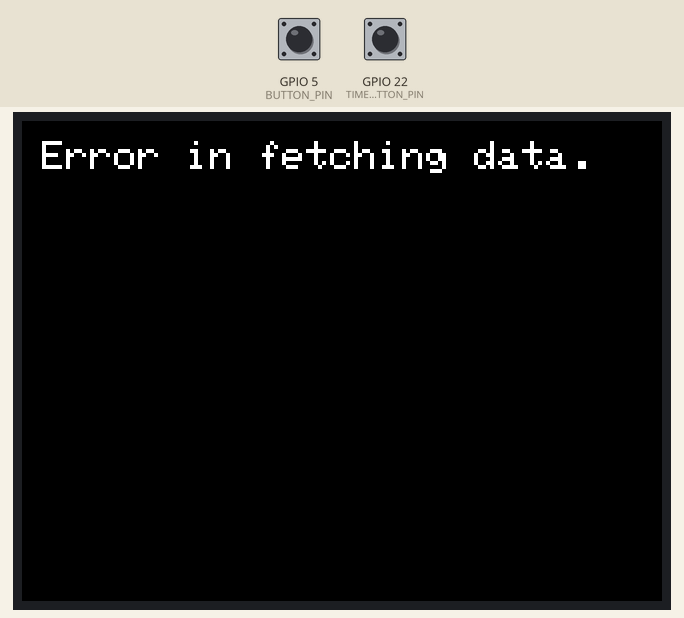
This sketch was run on a simulated ESP32. Parts: 320×240 colour display. The inputs (shaded band) are chosen by the test bench; at power-on: GPIO 22 (TIMER_BUTTON_PIN) HIGH, GPIO 5 (BUTTON_PIN) HIGH. WiFi joins after 1.5 s; servers stay silent unless stated; random numbers use the default seed unless the sketch sets one; what the sketch prints to the serial monitor is not drawn.

Above: at 3.7 s.
3.8 s: GPIO 22 (TIMER_BUTTON_PIN) pulled LOW for 0.15 s
At 6.7 s:
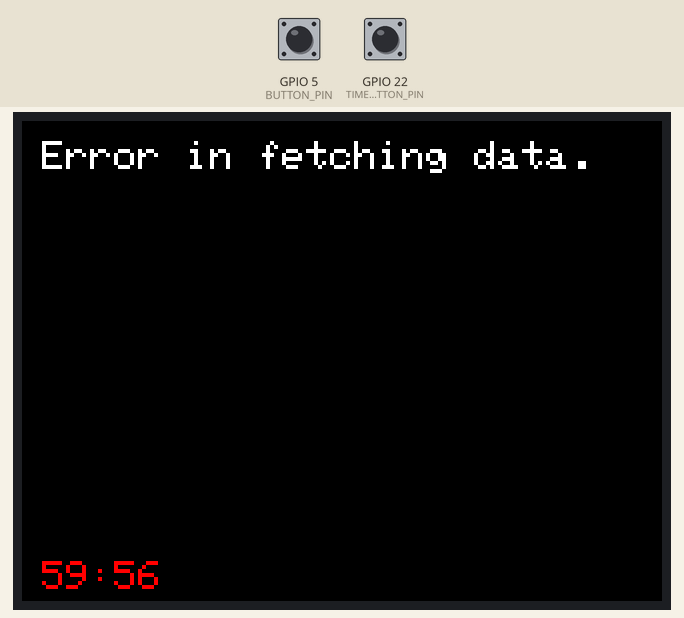
6.9 s: GPIO 5 (BUTTON_PIN) pulled LOW for 3.2 s
At 8.1 s:
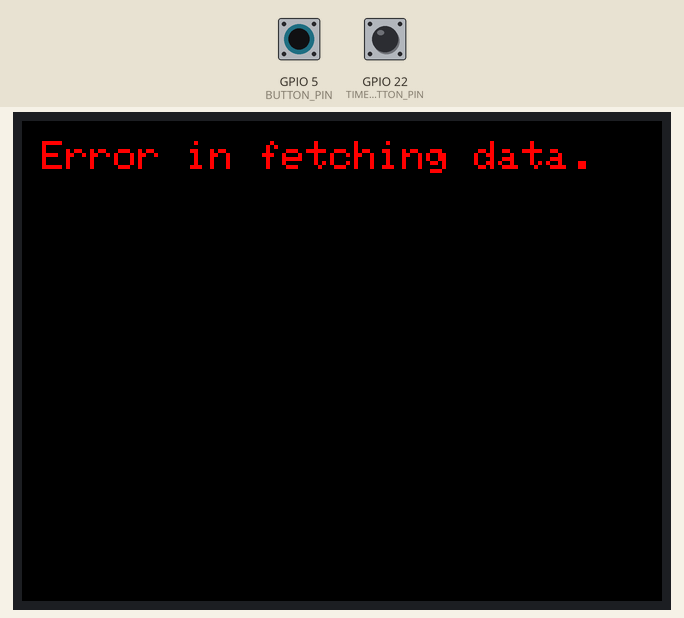
13.1 s: GPIO 22 (TIMER_BUTTON_PIN) pulled LOW for 1 s
At 15.1 s:
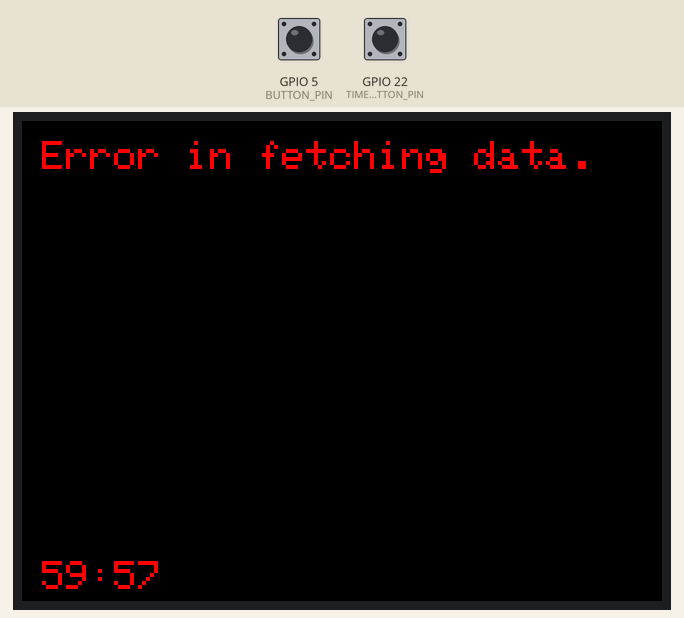
16.8 s: GPIO 5 (BUTTON_PIN) pulsed LOW 2 times (0.12 s each, 0.3 s apart)
At 18.1 s:
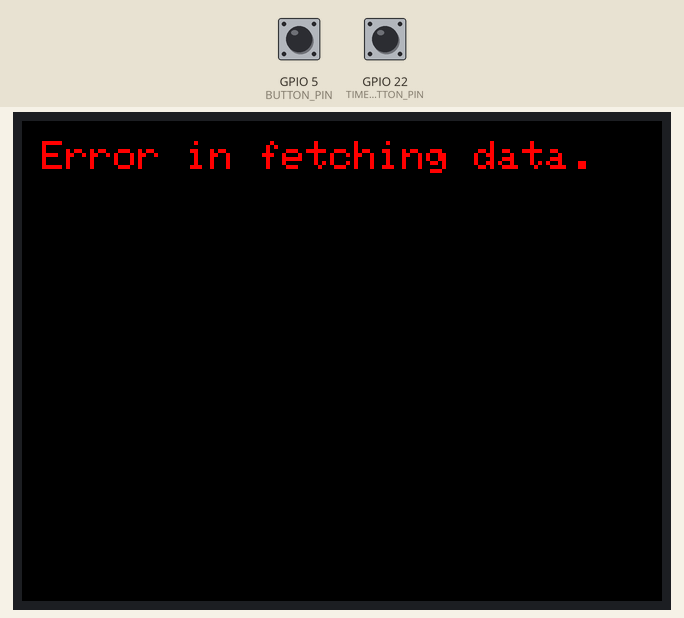
20.4 s: GPIO 5 (BUTTON_PIN) pulled LOW for 0.15 s
Timing chart, 0 to 23.4 s (numbered marks = the images above; inputs shaded):
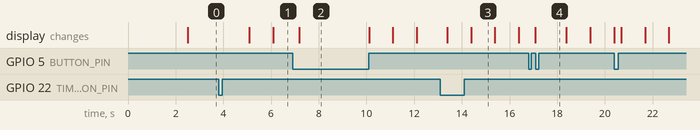

The sketch:

sketch.ino
```cpp
#include <Adafruit_GFX.h>
#include <Adafruit_ILI9341.h>
#include <WiFi.h>
#include <HTTPClient.h>

  #define TFT_CS     15
  #define TFT_RST    4
  #define TFT_DC     2
  #define BUTTON_PIN 5
  #define TIMER_BUTTON_PIN 22

Adafruit_ILI9341 tft = Adafruit_ILI9341(TFT_CS, TFT_DC, TFT_RST);

const char* ssid = "Wokwi-GUEST";
const char* password = "";
const char* textURL = "https://raw.githubusercontent.com/YeetTheAnson/HackClub-ideation-engine/main/Ideas.txt";

String sentences[50];  // Array to store sentences
int sentenceCount = 0;
unsigned long countdownStartTime = 0;
bool timerRunning = false;
unsigned long countdownDuration = 59 * 60 * 1000 + 59 * 1000; // 59 minutes and 59 seconds in milliseconds
unsigned long lastRefreshTime = 0;
const unsigned long refreshInterval = 1000;

void setup() {
  pinMode(BUTTON_PIN, INPUT_PULLUP);
  pinMode(TIMER_BUTTON_PIN, INPUT_PULLUP);
  Serial.begin(115200);

  // Initialize display
  tft.begin();
  tft.setRotation(1);
  tft.fillScreen(ILI9341_BLACK);
  tft.setTextColor(ILI9341_WHITE, ILI9341_BLACK);
  tft.setTextSize(2);

  connectToWiFi();
  fetchSentences();
  displayRandomSentence();
}

void loop() {
  // Start generation
  if (digitalRead(BUTTON_PIN) == LOW) {
    delay(200);
    displayRandomSentence();
    while (digitalRead(BUTTON_PIN) == LOW);
  }

  // Start countdown timer
  if (digitalRead(TIMER_BUTTON_PIN) == LOW) {
    delay(200);
    startCountdown();
    while (digitalRead(TIMER_BUTTON_PIN) == LOW);
  }

  // Update the countdown timer only when running
  if (timerRunning) {
    unsigned long currentTime = millis();
    unsigned long elapsed = currentTime - countdownStartTime;
    unsigned long remaining = countdownDuration - elapsed;

    if (remaining <= 0) {
      remaining = 0;
      timerRunning = false;
      displayCongratsMessage();
    } else if (currentTime - lastRefreshTime >= refreshInterval) {
      displayCountdown(remaining);
      lastRefreshTime = currentTime;
    }
  }
}

void connectToWiFi() {
  Serial.print("Connecting to ");
  Serial.println(ssid);

  WiFi.begin(ssid, password);

  while (WiFi.status() != WL_CONNECTED) {
    delay(1000);
    Serial.println("Connecting...");
  }

  Serial.println("Connected to WiFi");
}

void fetchSentences() {
  if (WiFi.status() == WL_CONNECTED) {
    HTTPClient http;
    http.begin(textURL);
    int httpCode = http.GET();

    if (httpCode > 0) {
      String payload = http.getString();
      Serial.println(payload);

      // WARNING: THIS PART OF THE CODE WAS WRITTEN BY WITH WITH ASSIST FROM CHATGPT
      int start = 0;
      while (start >= 0 && sentenceCount < 50) {
        int startQuote = payload.indexOf('"', start);
        int endQuote = payload.indexOf('"', startQuote + 1);

        if (startQuote >= 0 && endQuote > startQuote) {
          sentences[sentenceCount] = payload.substring(startQuote + 1, endQuote);
          sentenceCount++;
          start = endQuote + 1;
        } else {
          break;
        }
      }
      // END OF CHATGPT CODE
      if (sentenceCount == 0) {
        sentences[0] = "No sentences found.";
        sentenceCount = 1;
      }
    } else {
      Serial.println("Error in HTTP request");
      sentences[0] = "Error in fetching data.";
      sentenceCount = 1;
    }

    http.end();
  } else {
    Serial.println("Not connected to WiFi");
    sentences[0] = "Not connected to WiFi.";
    sentenceCount = 1;
  }
}

void displayRandomSentence() {
  tft.fillScreen(ILI9341_BLACK);
  int randomIndex = random(0, sentenceCount);
  tft.setCursor(10, 10);
  tft.print(sentences[randomIndex]);
  Serial.println(sentences[randomIndex]);
  lastRefreshTime = millis();
}

void startCountdown() {
  countdownStartTime = millis();
  timerRunning = true;
  displayRandomSentence();
}

// Convert ms time to minutes and second
void displayCountdown(unsigned long remaining) {
  tft.fillRect(0, 220, 320, 40, ILI9341_BLACK);
  unsigned long minutes = remaining / 60000;
  unsigned long seconds = (remaining % 60000) / 1000;
  tft.setCursor(10, 220);
  tft.setTextSize(2);
  tft.setTextColor(ILI9341_RED);
  tft.printf("%02lu:%02lu", minutes, seconds);
}

void displayCongratsMessage() {
  tft.fillScreen(ILI9341_BLACK);
  tft.setCursor(10, 120);
  tft.setTextSize(2);
  tft.setTextColor(ILI9341_GREEN);
  tft.print("Congrats!");
}
```

Measured:
- after the input at 3.8 s, the display: first changes after 1.3 s (image 1 shows a later state)
